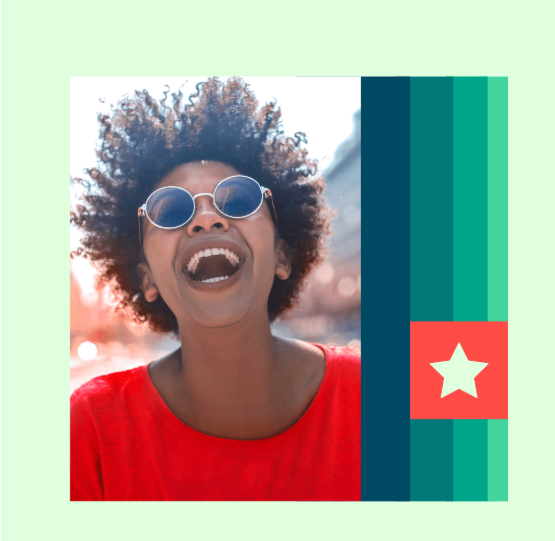
#> input picture lab_Task_of DIP/image Alpha.jpg, 555 x 541 px
$ jupyter execute Lab_10.ipynb
#> lines starting #> are read from the running program, lines starting #| are printed output that depends on the picture; long printed decimals are rounded
[cell 1]
import cv2
import numpy as np
import heapq
import math
from collections import Counter
import matplotlib.pyplot as plt

[cell 2]
# HUFFMAN CODING
# ============================

class HuffmanNode:
    def __init__(self, symbol=None, freq=0):
        self.symbol = symbol
        self.freq = freq
        self.left = None
        self.right = None

    def __lt__(self, other):
        return self.freq < other.freq


def build_huffman_tree(image):
    pixels = image.flatten()
    freq = Counter(pixels)

    heap = [HuffmanNode(sym, fr) for sym, fr in freq.items()]
    heapq.heapify(heap)

    while len(heap) > 1:
        n1 = heapq.heappop(heap)
        n2 = heapq.heappop(heap)

        merged = HuffmanNode(freq=n1.freq + n2.freq)
        merged.left = n1
        merged.right = n2
        heapq.heappush(heap, merged)

    return heap[0], freq


def generate_codes(node, code="", codes={}):
    if node:
        if node.symbol is not None:
            codes[node.symbol] = code
        generate_codes(node.left, code + "0", codes)
        generate_codes(node.right, code + "1", codes)
    return codes

[cell 3]
# ============================
# JPEG-LIKE DCT COMPRESSION
# ============================

def dct2(block):
    return cv2.dct(np.float32(block))


def idct2(block):
    return cv2.idct(block)


def jpeg_compress(image, q=50):
    original_h, original_w = image.shape

    # Calculate padding needed
    pad_h = (8 - original_h % 8) % 8
    pad_w = (8 - original_w % 8) % 8

    # Pad the image
    padded_image = np.pad(image, ((0, pad_h), (0, pad_w)), 'edge')

    h, w = padded_image.shape
    padded_image = padded_image - 128
    compressed = np.zeros((h, w))

    Q = np.array([
        [16,11,10,16,24,40,51,61],
        [12,12,14,19,26,58,60,55],
        [14,13,16,24,40,57,69,56],
        [14,17,22,29,51,87,80,62],
        [18,22,37,56,68,109,103,77],
        [24,35,55,64,81,104,113,92],
        [49,64,78,87,103,121,120,101],
        [72,92,95,98,112,100,103,99]
    ])

    Q = Q * (100 / q)

    for i in range(0, h, 8):
        for j in range(0, w, 8):
            block = padded_image[i:i+8, j:j+8]
            dct_block = dct2(block)
            quant = np.round(dct_block / Q)
            dequant = quant * Q
            compressed[i:i+8, j:j+8] = idct2(dequant)

    compressed = compressed + 128
    # Remove padding before returning
    return np.clip(compressed[:original_h, :original_w], 0, 255)

[cell 4]
# ============================
# METRICS
# ============================

def mse(original, compressed):
    return np.mean((original - compressed) ** 2)


def psnr(mse_val):
    if mse_val == 0:
        return float('inf')
    return 10 * math.log10((255 ** 2) / mse_val)


def compression_ratio(original_size, compressed_size):
    return original_size / compressed_size

[cell 5]
# ============================
# MAIN
# ============================

image = cv2.imread("image Alpha.jpg", cv2.IMREAD_GRAYSCALE)
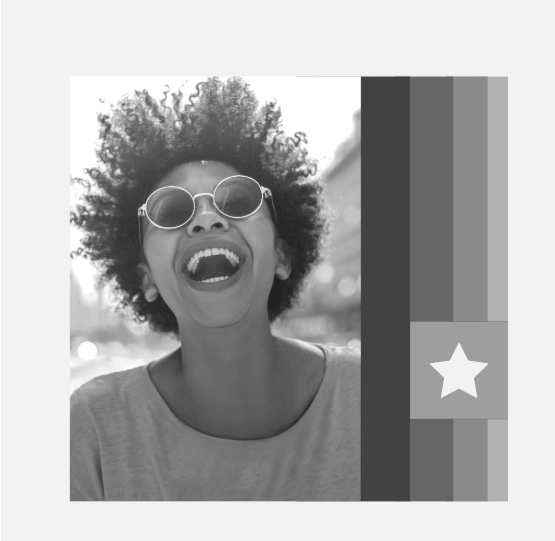
#> image: shape (541, 555); min 34, max 255, mean 172.5

# Huffman
tree, freq = build_huffman_tree(image)
#> in build_huffman_tree, `freq = Counter(pixels)`: freq = 181 items
#> the loop in build_huffman_tree, `while len(heap) > 1:` made 180 passes
#> freq = 181 items
codes = generate_codes(tree)
#> codes = 181 items

encoded_bits = sum(freq[p] * len(codes[p]) for p in freq)
#> encoded_bits = 1460419

# JPEG Compression
compressed_img = jpeg_compress(image)
#> in jpeg_compress, `padded_image = np.pad(image, ((0, pad_h), (0, pad_w)), 'edge')`:
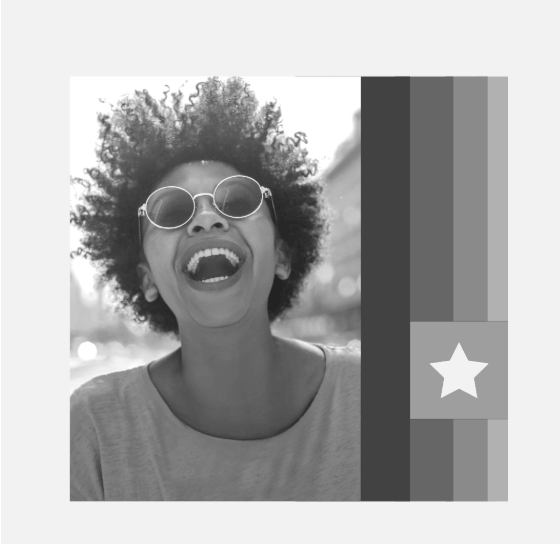
#> padded_image: shape (544, 560); min 34, max 255, mean 173.5
#> in jpeg_compress, `padded_image = padded_image - 128`:
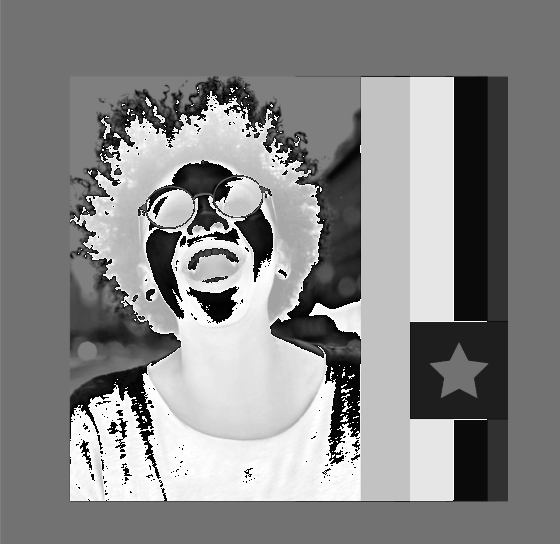
#> padded_image: shape (544, 560); min 0, max 255, mean 134.5
#> after the loop in jpeg_compress, `for i in range(0, h, 8):`:
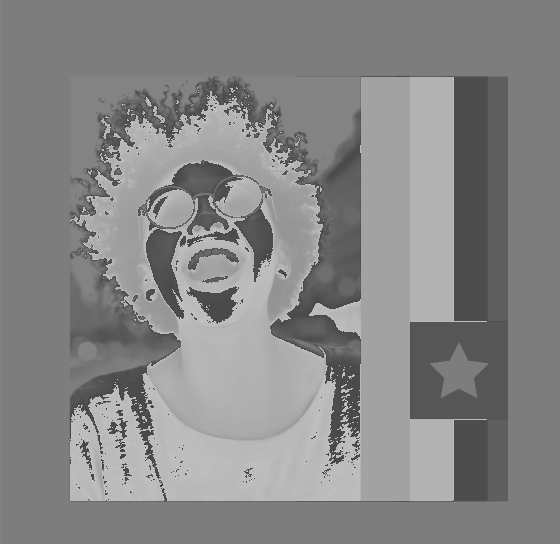
#> compressed: shape (544, 560) float64; min -156.7, max 393, mean 133.6; drawn with min black and max white
#> in jpeg_compress, `return np.clip(compressed[:original_h, :original_w], 0, 255)`:
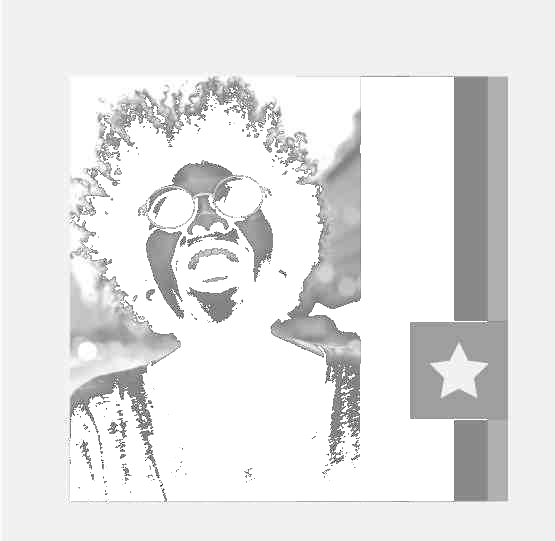
#> returned value: shape (541, 555) float64; min 0, max 255, mean 229.2

# Metrics
mse_val = mse(image, compressed_img)
#> mse_val = 9547.9
psnr_val = psnr(mse_val)
#> psnr_val = 8.33

original_size = image.size * 8
#> original_size = 2402040
compressed_size = encoded_bits
#> compressed_size = 1460419

CR = compression_ratio(original_size, compressed_size)
#> CR = 1.64
RD = compressed_size / image.size
#> RD = 4.86

print("Compression Ratio:", CR)
#| Compression Ratio: 1.645
print("MSE:", mse_val)
#| MSE: 9547.875
print("PSNR:", psnr_val)
#| PSNR: 8.332
print("Rate Distortion:", RD)
#| Rate Distortion: 4.864

# Display
plt.figure(figsize=(10,4))
plt.subplot(1,2,1)
plt.title("Original Image")
plt.imshow(image, cmap='gray')
plt.axis('off')

plt.subplot(1,2,2)
plt.title("Compressed Image")
plt.imshow(compressed_img, cmap='gray')
plt.axis('off')

plt.show()

$ run again, with lab_Task_of DIP/Coin.jpg copied over lab_Task_of DIP/image Alpha.jpg
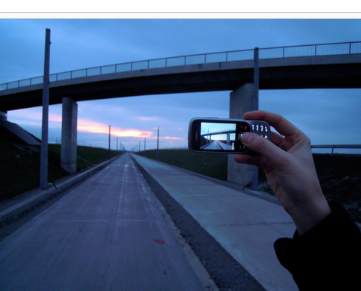
#> input picture lab_Task_of DIP/Coin.jpg, 361 x 291 px
#> `image = cv2.imread("image Alpha.jpg", cv2.IMREAD_GRAYSCALE)`:
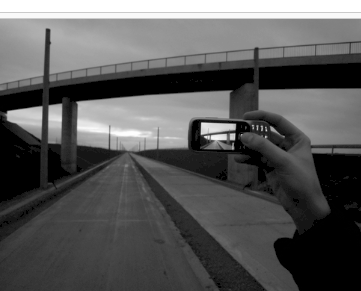
#> image: shape (291, 361); min 0, max 255, mean 88.1
#> in build_huffman_tree, `freq = Counter(pixels)`: freq = 187 items
#> the loop in build_huffman_tree, `while len(heap) > 1:` made 186 passes
#> encoded_bits = 624887
#> in jpeg_compress, `return np.clip(compressed[:original_h, :original_w], 0, 255)`:
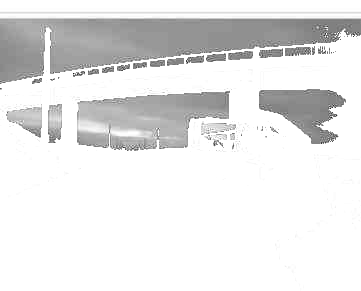
#> returned value: shape (291, 361) float64; min 20.61, max 255, mean 230
#> mse_val = 30230.3
#> psnr_val = 3.33
#> compressed_size = 624887
#> CR = 1.34
#> RD = 5.95
#| Compression Ratio: 1.345
#| MSE: 30230.321
#| PSNR: 3.326
#| Rate Distortion: 5.948

$ run again, with lab_Task_of DIP/image2.png saved as lab_Task_of DIP/image Alpha.jpg
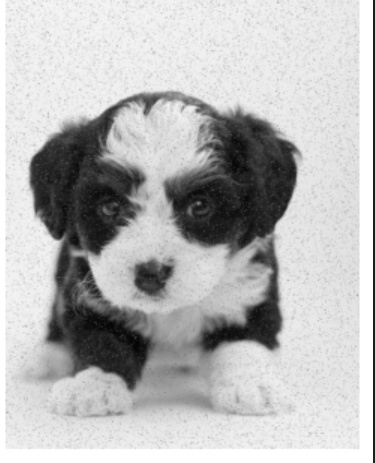
#> input picture lab_Task_of DIP/image2.png, 375 x 463 px
#> image is the input picture: shape (463, 375); min 4, max 255, mean 184.8
#> in build_huffman_tree, `freq = Counter(pixels)`: freq = 252 items
#> the loop in build_huffman_tree, `while len(heap) > 1:` made 251 passes
#> encoded_bits = 1195777
#> after the loop in jpeg_compress, `for i in range(0, h, 8):`:
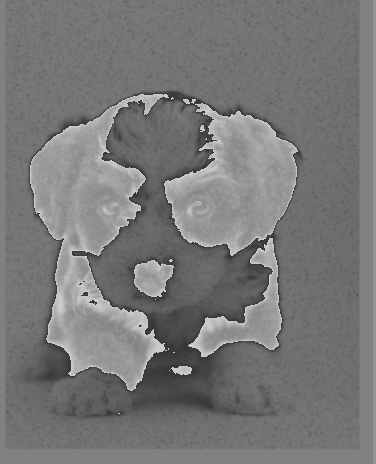
#> compressed: shape (464, 376) float64; min -87.41, max 336.1, mean 112.2; drawn with min black and max white
#> mse_val = 8962
#> psnr_val = 8.61
#> compressed_size = 1195777
#> CR = 1.16
#> RD = 6.89
#| Compression Ratio: 1.162
#| MSE: 8962.026
#| PSNR: 8.607
#| Rate Distortion: 6.887
#> `plt.show()`:
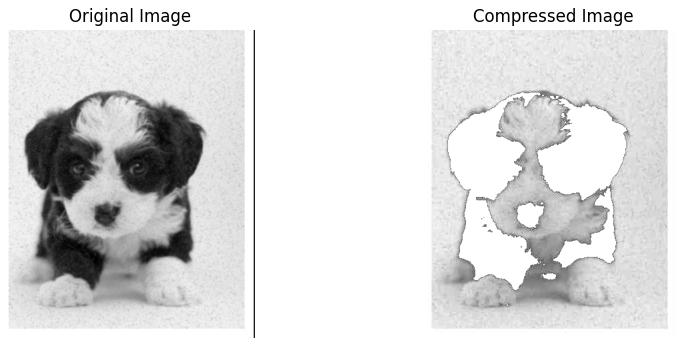
#> figure drawn by matplotlib, 2 panels
